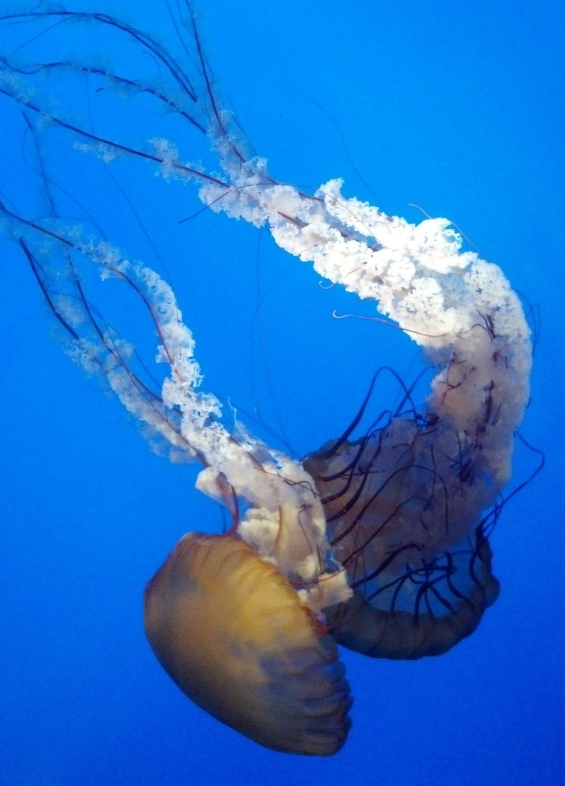
#> input picture img/jellyfish_crop.jpg, 1130 x 1571 px (shown at 1/2 size)
$ jupyter execute --allow-errors 'Extracting Image Features and Descriptors.ipynb'
#> lines starting #> are read from the running program, lines starting #| are printed output that depends on the picture
# 7. Extracting Image Features and Descriptors

Finally. We made it to the really cool stuff. We're going to talk about feature detectors & descriptors, look at the types that are out there, and pat ourselves on the back a little bit that we have a basic understanding of image processing, and know what goes into the deep learning algorithms. Specifically, we'll cover:<ul><li>detectors vs. descriptors, & extraction</li><li>harris corner detector</li><li>blob detectors with LoG, DoG, and DoH</li><li>HOG! HOG! HOG! HOG!</li><li>SIFT, ORB, and BRIEF features and their application in image matching</li><li>Haar-like features and their application in face detection</li></ul>

Welcome to the party.

## Detectors vs. Descriptors

<strong>Detectors</strong> are a family of algorithms that choose a set of interest ponts based on corners, local max/min, etc.. On the other hand, <strong>descriptors</strong> represnets the image with those characteristics, transforming the image into a set of descriptors, performing a sort of dimensionality reduction. A <em>feature</em>, then, is formed by an interest point and its descriptor together.

To implement these, we'll be using `python-opencv` like the big kids.

[cell 1]
from matplotlib import pylab as pylab
from skimage.io import imread
from skimage.color import rgb2gray
from skimage.feature import corner_harris, corner_subpix, corner_peaks
from skimage.transform import warp, SimilarityTransform, AffineTransform, resize
import cv2
import numpy as np
from skimage import data
from skimage.util import img_as_float
from skimage.exposure import rescale_intensity
from skimage.measure import ransac

### The Harris Corner Detector

This fella explores intensity changes within a window (kernel). While edges represent pixels whose values change abruptly in one direction, corners represent points where the values change abruptly in all directions. So as the kernel traverses the array (we can just call it that by now, right?), the intensity value should change drastically. That is what the Harris Corner Detector looks out for.

[cell 2]
img = imread('./img/jellyfish_crop.jpg')
#> img is the input picture: shape (1571, 1130, 3); mean R, G, B 32.5, 114.2, 204
img_gray = rgb2gray(img)
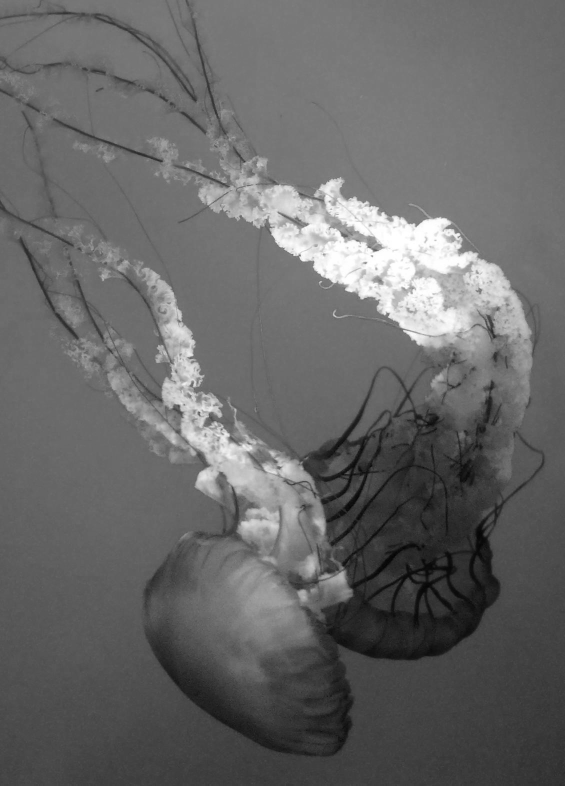
#> img_gray: shape (1571, 1130) float64 (shown at 1/2 size); min 0.00877, max 1, mean 0.405
coords = corner_harris(img_gray, k=0.001)
#> (the rest of this cell did not finish here and is left out)


$ run again, with img/Uli.jpg copied over img/jellyfish_crop.jpg
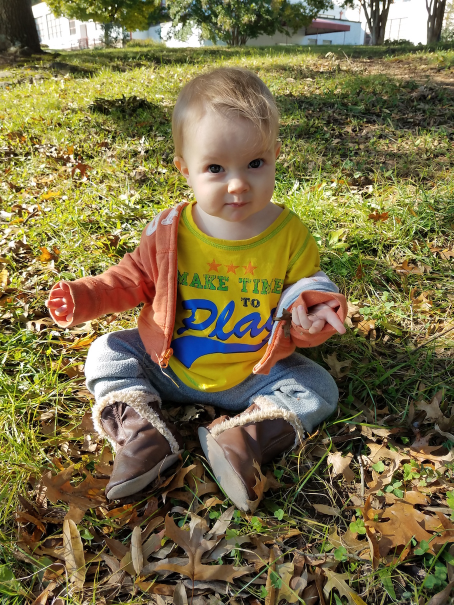
#> input picture img/Uli.jpg, 907 x 1210 px (shown at 1/2 size)
#> img is the input picture: shape (1210, 907, 3); mean R, G, B 121.8, 110.7, 70.8
#> `img_gray = rgb2gray(img)`:
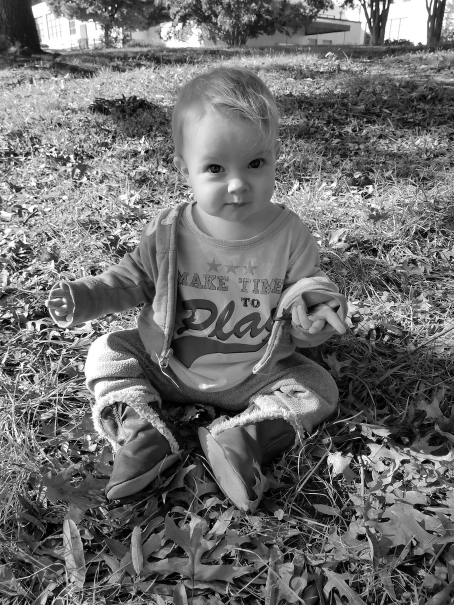
#> img_gray: shape (1210, 907) float64 (shown at 1/2 size); min 0, max 1, mean 0.432
#> `coords = corner_harris(img_gray, k=0.001)`:
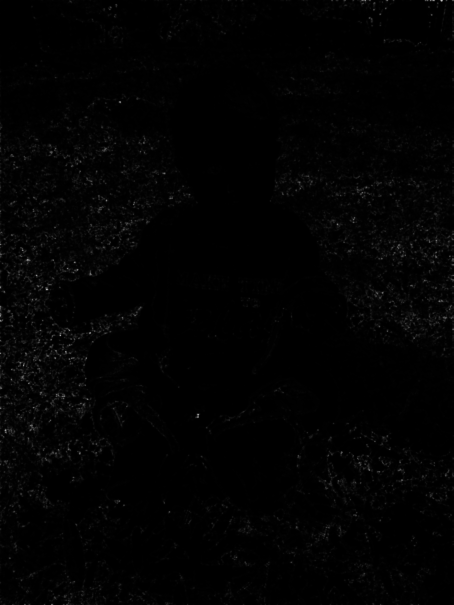
#> coords: shape (1210, 907) float64 (shown at 1/2 size); min -0.0407, max 12, mean 0.102; drawn with min black and max white

$ run again, with img/carousel.jpg copied over img/jellyfish_crop.jpg
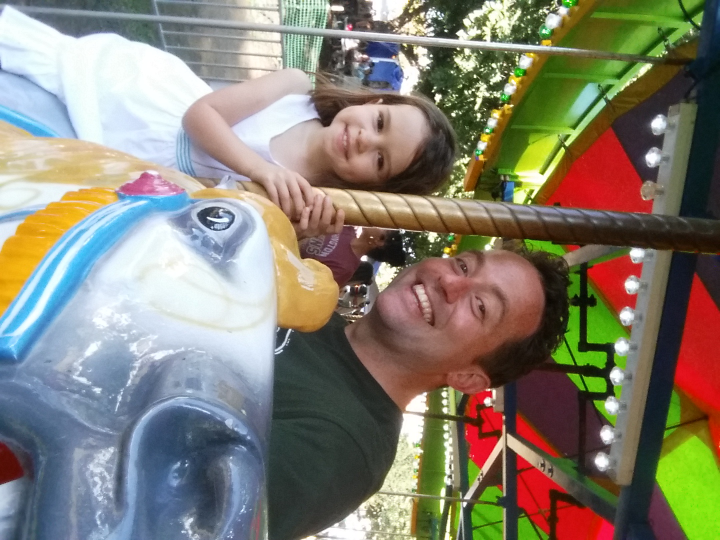
#> input picture img/carousel.jpg, 1440 x 1080 px (shown at 1/2 size)
#> img is the input picture: shape (1080, 1440, 3); mean R, G, B 133, 128.2, 114.1
#> `img_gray = rgb2gray(img)`:
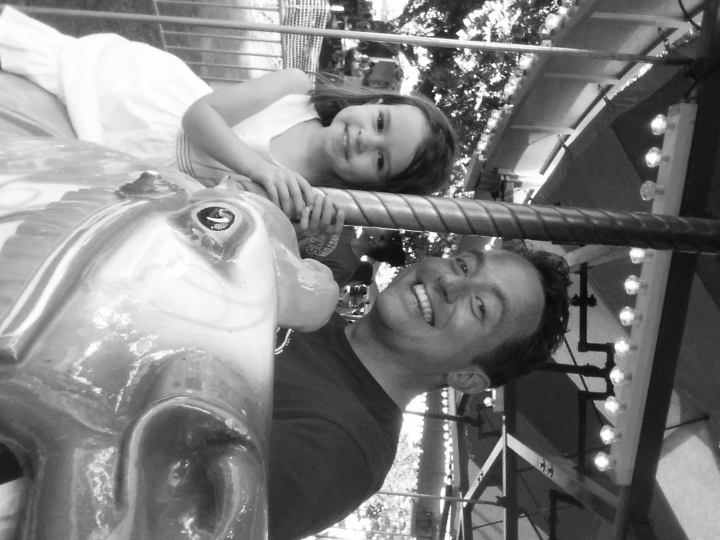
#> img_gray: shape (1080, 1440) float64 (shown at 1/2 size); min 0.0118, max 1, mean 0.503
#> `coords = corner_harris(img_gray, k=0.001)`:
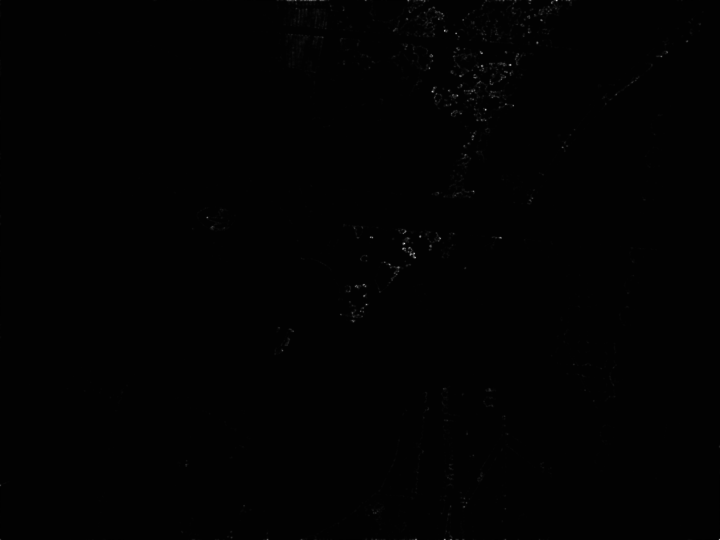
#> coords: shape (1080, 1440) float64 (shown at 1/2 size); min -0.0407, max 5.01, mean 0.00667; drawn with min black and max white
